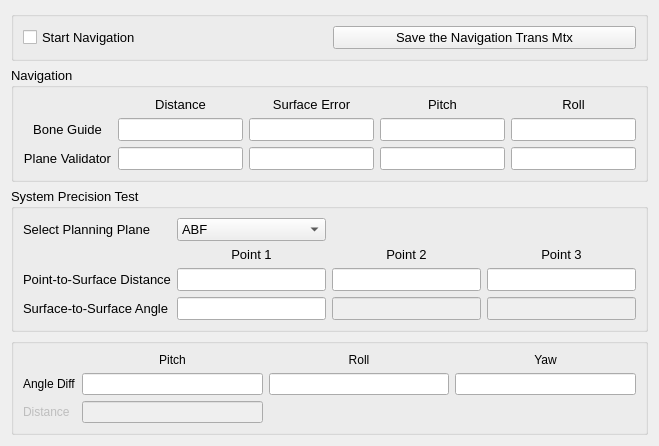
     <widget class="QWidget" name="gridTabWidgetPage2">
      <attribute name="title">
       <string>Bone Guide Navigation</string>
      </attribute>
      <layout class="QGridLayout" name="gridLayout_3">
       <item row="4" column="1">
        <widget class="QGroupBox" name="groupBox_7">
         <property name="enabled">
          <bool>true</bool>
         </property>
         <property name="font">
          <font>
           <pointsize>10</pointsize>
          </font>
         </property>
         <property name="title">
          <string>System Precision Test</string>
         </property>
         <layout class="QGridLayout" name="gridLayout_13">
          <item row="2" column="0">
           <widget class="QLabel" name="label_7">
            <property name="font">
             <font>
              <pointsize>10</pointsize>
             </font>
            </property>
            <property name="text">
             <string>Point-to-Surface Distance</string>
            </property>
            <property name="alignment">
             <set>Qt::AlignLeading|Qt::AlignLeft|Qt::AlignVCenter</set>
            </property>
           </widget>
          </item>
          <item row="0" column="0">
           <widget class="QLabel" name="label_23">
            <property name="font">
             <font>
              <pointsize>10</pointsize>
             </font>
            </property>
            <property name="text">
             <string>Select Planning Plane</string>
            </property>
            <property name="alignment">
             <set>Qt::AlignLeading|Qt::AlignLeft|Qt::AlignVCenter</set>
            </property>
           </widget>
          </item>
          <item row="2" column="3">
           <widget class="QLineEdit" name="lineEdit_Dis_p2s_3">
            <property name="enabled">
             <bool>true</bool>
            </property>
           </widget>
          </item>
          <item row="3" column="0">
           <widget class="QLabel" name="label_8">
            <property name="font">
             <font>
              <pointsize>10</pointsize>
             </font>
            </property>
            <property name="text">
             <string>Surface-to-Surface Angle</string>
            </property>
            <property name="alignment">
             <set>Qt::AlignLeading|Qt::AlignLeft|Qt::AlignVCenter</set>
            </property>
           </widget>
          </item>
          <item row="1" column="1">
           <widget class="QLabel" name="label_13">
            <property name="sizePolicy">
             <sizepolicy hsizetype="Expanding" vsizetype="Fixed">
              <horstretch>0</horstretch>
              <verstretch>0</verstretch>
             </sizepolicy>
            </property>
            <property name="font">
             <font>
              <pointsize>10</pointsize>
             </font>
            </property>
            <property name="text">
             <string>Point 1</string>
            </property>
            <property name="alignment">
             <set>Qt::AlignCenter</set>
            </property>
           </widget>
          </item>
          <item row="1" column="2">
           <widget class="QLabel" name="label_9">
            <property name="sizePolicy">
             <sizepolicy hsizetype="Expanding" vsizetype="Fixed">
              <horstretch>0</horstretch>
              <verstretch>0</verstretch>
             </sizepolicy>
            </property>
            <property name="font">
             <font>
              <pointsize>10</pointsize>
             </font>
            </property>
            <property name="text">
             <string>Point 2</string>
            </property>
            <property name="alignment">
             <set>Qt::AlignCenter</set>
            </property>
           </widget>
          </item>
          <item row="1" column="3">
           <widget class="QLabel" name="label_12">
            <property name="sizePolicy">
             <sizepolicy hsizetype="Expanding" vsizetype="Fixed">
              <horstretch>0</horstretch>
              <verstretch>0</verstretch>
             </sizepolicy>
            </property>
            <property name="font">
             <font>
              <pointsize>10</pointsize>
             </font>
            </property>
            <property name="text">
             <string>Point 3</string>
            </property>
            <property name="alignment">
             <set>Qt::AlignCenter</set>
            </property>
           </widget>
          </item>
          <item row="2" column="2">
           <widget class="QLineEdit" name="lineEdit_Dis_p2s_2">
            <property name="enabled">
             <bool>true</bool>
            </property>
           </widget>
          </item>
          <item row="3" column="3">
           <widget class="QLineEdit" name="lineEdit_CuttingPlane_z">
            <property name="enabled">
             <bool>false</bool>
            </property>
           </widget>
          </item>
          <item row="3" column="1">
           <widget class="QLineEdit" name="lineEdit_Angle_s2s">
            <property name="enabled">
             <bool>true</bool>
            </property>
           </widget>
          </item>
          <item row="2" column="1">
           <widget class="QLineEdit" name="lineEdit_Dis_p2s_1">
            <property name="enabled">
             <bool>true</bool>
            </property>
           </widget>
          </item>
          <item row="3" column="2">
           <widget class="QLineEdit" name="lineEdit_CuttingPlane_y">
            <property name="enabled">
             <bool>false</bool>
            </property>
           </widget>
          </item>
          <item row="0" column="1">
           <widget class="QComboBox" name="comboBox_precisionPlanningPlane">
            <property name="font">
             <font>
              <pointsize>10</pointsize>
             </font>
            </property>
            <property name="layoutDirection">
             <enum>Qt::LeftToRight</enum>
            </property>
            <item>
             <property name="text">
              <string>ABF</string>
             </property>
            </item>
            <item>
             <property name="text">
              <string>ACE</string>
             </property>
            </item>
            <item>
             <property name="text">
              <string>BCD</string>
             </property>
            </item>
            <item>
             <property name="text">
              <string>ABD</string>
             </property>
            </item>
            <item>
             <property name="text">
              <string>ABE</string>
             </property>
            </item>
            <item>
             <property name="text">
              <string>ACD</string>
             </property>
            </item>
            <item>
             <property name="text">
              <string>ACF</string>
             </property>
            </item>
            <item>
             <property name="text">
              <string>BCE</string>
             </property>
            </item>
            <item>
             <property name="text">
              <string>BCF</string>
             </property>
            </item>
           </widget>
          </item>
         </layout>
        </widget>
       </item>
       <item row="1" column="1">
        <widget class="QGroupBox" name="gridGroupBox_2">
         <property name="font">
          <font>
           <pointsize>10</pointsize>
          </font>
         </property>
         <property name="title">
          <string>Navigation</string>
         </property>
         <layout class="QGridLayout" name="gridLayout_12">
          <item row="2" column="1">
           <widget class="QLineEdit" name="lineEdit_distanceErr_PV"/>
          </item>
          <item row="2" column="4">
           <widget class="QLineEdit" name="lineEdit_rollErr_PV"/>
          </item>
          <item row="2" column="0">
           <widget class="QLabel" name="label_27">
            <property name="sizePolicy">
             <sizepolicy hsizetype="Expanding" vsizetype="Preferred">
              <horstretch>0</horstretch>
              <verstretch>0</verstretch>
             </sizepolicy>
            </property>
            <property name="font">
             <font>
              <pointsize>10</pointsize>
             </font>
            </property>
            <property name="text">
             <string>Plane Validator</string>
            </property>
            <property name="alignment">
             <set>Qt::AlignCenter</set>
            </property>
           </widget>
          </item>
          <item row="1" column="3">
           <widget class="QLineEdit" name="lineEdit_pitchErr"/>
          </item>
          <item row="2" column="3">
           <widget class="QLineEdit" name="lineEdit_pitchErr_PV"/>
          </item>
          <item row="0" column="1">
           <widget class="QLabel" name="label_20">
            <property name="sizePolicy">
             <sizepolicy hsizetype="Expanding" vsizetype="Fixed">
              <horstretch>0</horstretch>
              <verstretch>0</verstretch>
             </sizepolicy>
            </property>
            <property name="font">
             <font>
              <pointsize>10</pointsize>
             </font>
            </property>
            <property name="text">
             <string>Distance</string>
            </property>
            <property name="alignment">
             <set>Qt::AlignCenter</set>
            </property>
           </widget>
          </item>
          <item row="1" column="4">
           <widget class="QLineEdit" name="lineEdit_rollErr"/>
          </item>
          <item row="0" column="4">
           <widget class="QLabel" name="label_25">
            <property name="sizePolicy">
             <sizepolicy hsizetype="Expanding" vsizetype="Fixed">
              <horstretch>0</horstretch>
              <verstretch>0</verstretch>
             </sizepolicy>
            </property>
            <property name="font">
             <font>
              <pointsize>10</pointsize>
             </font>
            </property>
            <property name="text">
             <string>Roll</string>
            </property>
            <property name="alignment">
             <set>Qt::AlignCenter</set>
            </property>
           </widget>
          </item>
          <item row="0" column="3">
           <widget class="QLabel" name="label_21">
            <property name="sizePolicy">
             <sizepolicy hsizetype="Expanding" vsizetype="Fixed">
              <horstretch>0</horstretch>
              <verstretch>0</verstretch>
             </sizepolicy>
            </property>
            <property name="font">
             <font>
              <pointsize>10</pointsize>
             </font>
            </property>
            <property name="text">
             <string>Pitch</string>
            </property>
            <property name="alignment">
             <set>Qt::AlignCenter</set>
            </property>
           </widget>
          </item>
          <item row="1" column="1">
           <widget class="QLineEdit" name="lineEdit_distanceErr"/>
          </item>
          <item row="1" column="0">
           <widget class="QLabel" name="label_26">
            <property name="sizePolicy">
             <sizepolicy hsizetype="Expanding" vsizetype="Preferred">
              <horstretch>0</horstretch>
              <verstretch>0</verstretch>
             </sizepolicy>
            </property>
            <property name="font">
             <font>
              <pointsize>10</pointsize>
             </font>
            </property>
            <property name="text">
             <string>Bone Guide</string>
            </property>
            <property name="alignment">
             <set>Qt::AlignCenter</set>
            </property>
           </widget>
          </item>
          <item row="1" column="2">
           <widget class="QLineEdit" name="lineEdit_surfaceError"/>
          </item>
          <item row="0" column="2">
           <widget class="QLabel" name="label_28">
            <property name="font">
             <font>
              <pointsize>10</pointsize>
             </font>
            </property>
            <property name="text">
             <string>Surface Error</string>
            </property>
            <property name="alignment">
             <set>Qt::AlignCenter</set>
            </property>
           </widget>
          </item>
          <item row="2" column="2">
           <widget class="QLineEdit" name="lineEdit_surfaceError_PV"/>
          </item>
         </layout>
        </widget>
       </item>
       <item row="0" column="1">
        <widget class="QGroupBox" name="groupBox_6">
         <property name="enabled">
          <bool>true</bool>
         </property>
         <property name="sizePolicy">
          <sizepolicy hsizetype="Expanding" vsizetype="Fixed">
           <horstretch>0</horstretch>
           <verstretch>0</verstretch>
          </sizepolicy>
         </property>
         <property name="font">
          <font>
           <pointsize>9</pointsize>
          </font>
         </property>
         <property name="title">
          <string/>
         </property>
         <layout class="QGridLayout" name="gridLayout_20">
          <item row="0" column="0">
           <widget class="QCheckBox" name="checkBox_BoneGuideNavigationPermission">
            <property name="font">
             <font>
              <pointsize>10</pointsize>
             </font>
            </property>
            <property name="text">
             <string>Start Navigation</string>
            </property>
           </widget>
          </item>
          <item row="0" column="1">
           <widget class="QPushButton" name="pushButton_saveNaviTransMtx">
            <property name="sizePolicy">
             <sizepolicy hsizetype="Preferred" vsizetype="Expanding">
              <horstretch>0</horstretch>
              <verstretch>0</verstretch>
             </sizepolicy>
            </property>
            <property name="font">
             <font>
              <pointsize>10</pointsize>
             </font>
            </property>
            <property name="text">
             <string>Save the Navigation Trans Mtx</string>
            </property>
            <property name="iconSize">
             <size>
              <width>16</width>
              <height>16</height>
             </size>
            </property>
           </widget>
          </item>
         </layout>
        </widget>
       </item>
       <item row="5" column="1">
        <widget class="QGroupBox" name="gridGroupBox_2">
         <property name="enabled">
          <bool>true</bool>
         </property>
         <property name="title">
          <string/>
         </property>
         <layout class="QGridLayout" name="gridLayout_10">
          <item row="1" column="1">
           <widget class="QLineEdit" name="lineEdit_AxialAngle_Diff">
            <property name="enabled">
             <bool>true</bool>
            </property>
            <property name="alignment">
             <set>Qt::AlignCenter</set>
            </property>
           </widget>
          </item>
          <item row="0" column="0">
           <widget class="QLabel" name="label_16">
            <property name="text">
             <string/>
            </property>
           </widget>
          </item>
          <item row="1" column="0">
           <widget class="QLabel" name="label_15">
            <property name="enabled">
             <bool>true</bool>
            </property>
            <property name="text">
             <string>Angle Diff</string>
            </property>
           </widget>
          </item>
          <item row="1" column="2">
           <widget class="QLineEdit" name="lineEdit_SagittalAngle_Diff">
            <property name="enabled">
             <bool>true</bool>
            </property>
            <property name="alignment">
             <set>Qt::AlignCenter</set>
            </property>
           </widget>
          </item>
          <item row="0" column="1">
           <widget class="QLabel" name="label_17">
            <property name="enabled">
             <bool>true</bool>
            </property>
            <property name="text">
             <string>Pitch</string>
            </property>
            <property name="alignment">
             <set>Qt::AlignCenter</set>
            </property>
           </widget>
          </item>
          <item row="0" column="2">
           <widget class="QLabel" name="label_18">
            <property name="enabled">
             <bool>true</bool>
            </property>
            <property name="text">
             <string>Roll</string>
            </property>
            <property name="alignment">
             <set>Qt::AlignCenter</set>
            </property>
           </widget>
          </item>
          <item row="0" column="3">
           <widget class="QLabel" name="label_19">
            <property name="enabled">
             <bool>true</bool>
            </property>
            <property name="text">
             <string>Yaw</string>
            </property>
            <property name="alignment">
             <set>Qt::AlignCenter</set>
            </property>
           </widget>
          </item>
          <item row="1" column="3">
           <widget class="QLineEdit" name="lineEdit_CoronalAngle_Diff">
            <property name="enabled">
             <bool>true</bool>
            </property>
            <property name="alignment">
             <set>Qt::AlignCenter</set>
            </property>
           </widget>
          </item>
          <item row="2" column="0">
           <widget class="QLabel" name="label_14">
            <property name="enabled">
             <bool>false</bool>
            </property>
            <property name="text">
             <string>Distance</string>
            </property>
           </widget>
          </item>
          <item row="2" column="1">
           <widget class="QLineEdit" name="lineEdit_Dis_Point2Surface">
            <property name="enabled">
             <bool>false</bool>
            </property>
            <property name="sizePolicy">
             <sizepolicy hsizetype="Preferred" vsizetype="Fixed">
              <horstretch>0</horstretch>
              <verstretch>0</verstretch>
             </sizepolicy>
            </property>
            <property name="alignment">
             <set>Qt::AlignCenter</set>
            </property>
           </widget>
          </item>
         </layout>
        </widget>
       </item>
      </layout>
     </widget>
